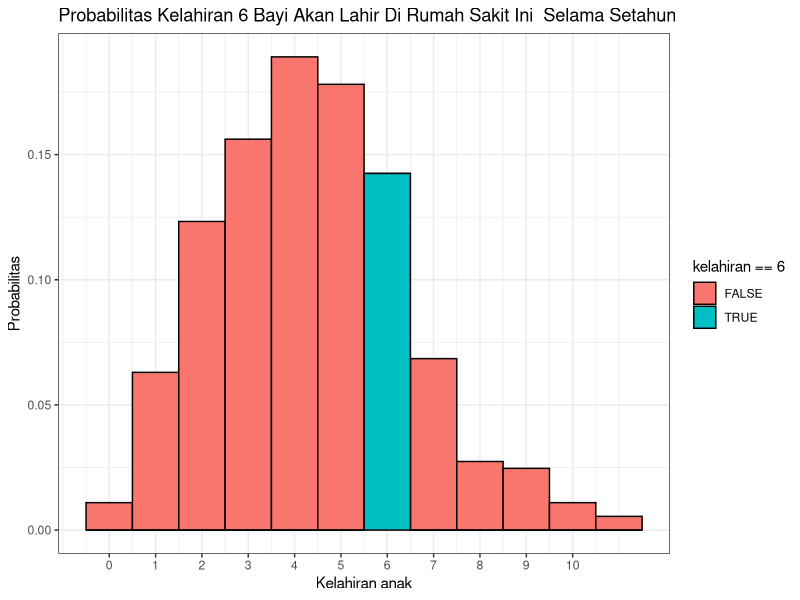

Reproduce this figure in R.
'3'
'a'
dpois(x = 6, lambda = 4.5)
'b'
data.kelahiran <- rpois( n = 365, lambda = 4.5)
print(data.kelahiran)
mean(data.kelahiran == 6)

library(dplyr)
library(ggplot2)
data.anak <- data.frame('kelahiran' = data.kelahiran)

data.anak %>% ggplot() +
  geom_histogram(aes(x = kelahiran,
                     y = stat(count / sum(count)),
                     fill = kelahiran == 6),
                 binwidth = 1,
                 color = 'black',) +
  scale_x_continuous(breaks = 0:10) + 
  labs( title = 'Probabilitas Kelahiran 6 Bayi Akan Lahir Di Rumah Sakit Ini  Selama Setahun',
        x = 'Kelahiran anak',
        y = 'Probabilitas',) +
  theme_bw()
'd'
rataan.poisson = 4.5
print(rataan.poisson)
varian.poisson = 4.5
print(varian.poisson)